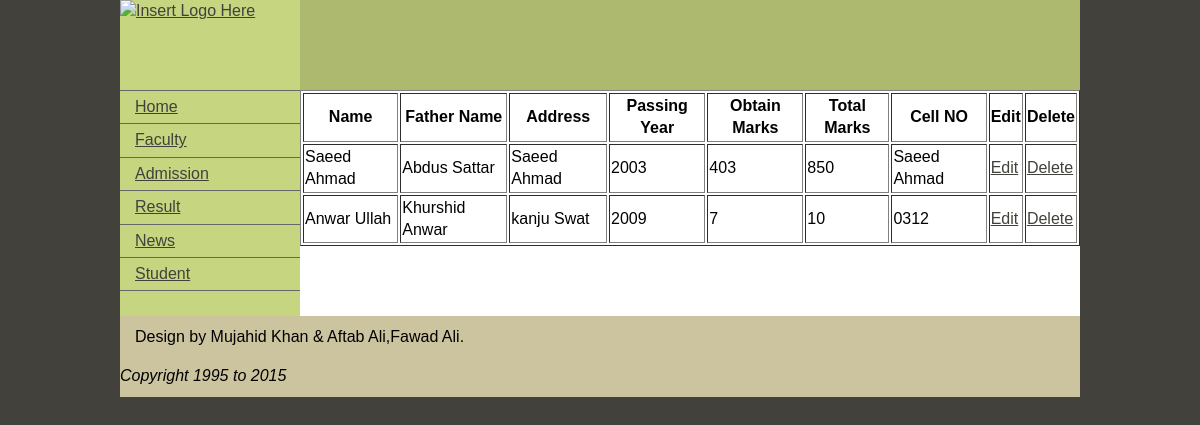
The app's page /admin/pagemanager.php?do=admission (signed in) with its own data.
### tables this page shows
CREATE TABLE IF NOT EXISTS `admission` (
  `Id` int(11) NOT NULL AUTO_INCREMENT,
  `Name` varchar(50) NOT NULL,
  `Fname` varchar(50) NOT NULL,
  `PassingYear` year(4) NOT NULL,
  `ObtMarks` int(4) NOT NULL,
  `TutMarks` int(4) NOT NULL,
  `CellNo` varchar(15) NOT NULL,
  `Address` varchar(255) NOT NULL,
  PRIMARY KEY (`Id`)
);

### admin/content/admission.php (the view, shortened to what this page needs)
<?php
echo '<table border="1px">';
echo '<tr><th>Name</th><th>Father Name </th><th>Address </th><th>Passing Year</th><th>Obtain Marks</th><th>Total Marks</th><th> Cell NO </th><th>Edit </th><th>Delete </th>';
$q ="select * from admission order by id DESC";
$r=mysqli_query($dbc,$q);
while($ans=mysqli_fetch_assoc($r))
{
echo '<tr><td>'. $ans['Name'].'</td><td>'.$ans['Fname'].'</td><td>'.$ans['Address'].'</td><td>'.$ans['PassingYear'].'</td><td>'.$ans['ObtMarks'].'</td><td>'.$ans['TutMarks'].'</td><td>'.$ans['CellNo'].'</td><td><a href="?do=admission&editwork=edit&id='.$ans['Id'].'">Edit</a></td><td><a href="?do=admission&work=delete&id='.$ans['Id'].'">Delete</a></td></tr>';
}
echo '</table>';
?>

### admin/css/adminstyle.css (style rules this page uses)
a:link { color: #42413C; text-decoration: underline; }

### records on screen
admission: Name "Saeed Ahmad", Fname "Abdus Sattar", Address "Saeed Ahmad", PassingYear "2003", ObtMarks "403", TutMarks "850", CellNo "Saeed Ahmad"
admission: Name "Anwar Ullah", Fname "Khurshid Anwar", Address "kanju Swat", PassingYear "2009", ObtMarks "7", TutMarks "10", CellNo "0312"
